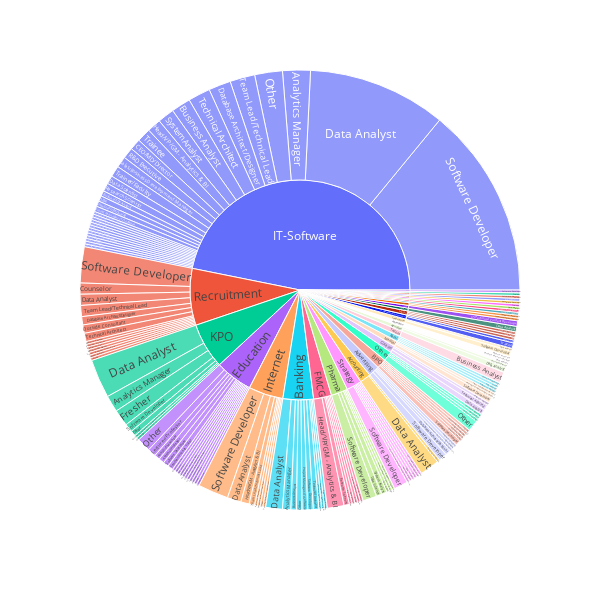

Here is the notebook cell this chart was saved with:
### Markdown cell above
### Exploring the Roles that exist per Role Category

### Code cell
fig = px.sunburst(DS, path=['Industry_Type_1','Role'])
fig.update_layout(width=600,height=600)
fig.show()

### Figure 1 — Plotly figure (JSON) as saved in the notebook; plotly's stock layout.template omitted (floating-point values rounded to 4 significant figures; data arrays with more than 128 entries replaced by an {"elided": "..."} marker saying what was removed)
{"data": [{"branchvalues": "total", "domain": {"x": [0, 1], "y": [0, 1]}, "hovertemplate": "labels=%{label}<br>count=%{value}<br>parent=%{parent}<br>id=%{id}<extra></extra>", "ids": {"elided": "197 str values"}, "labels": {"elided": "197 str values"}, "name": "", "parents": {"elided": "197 str values"}, "type": "sunburst", "values": {"elided": "197 int values"}}], "layout": {"height": 600, "legend": {"tracegroupgap": 0}, "margin": {"t": 60}, "width": 600}}
